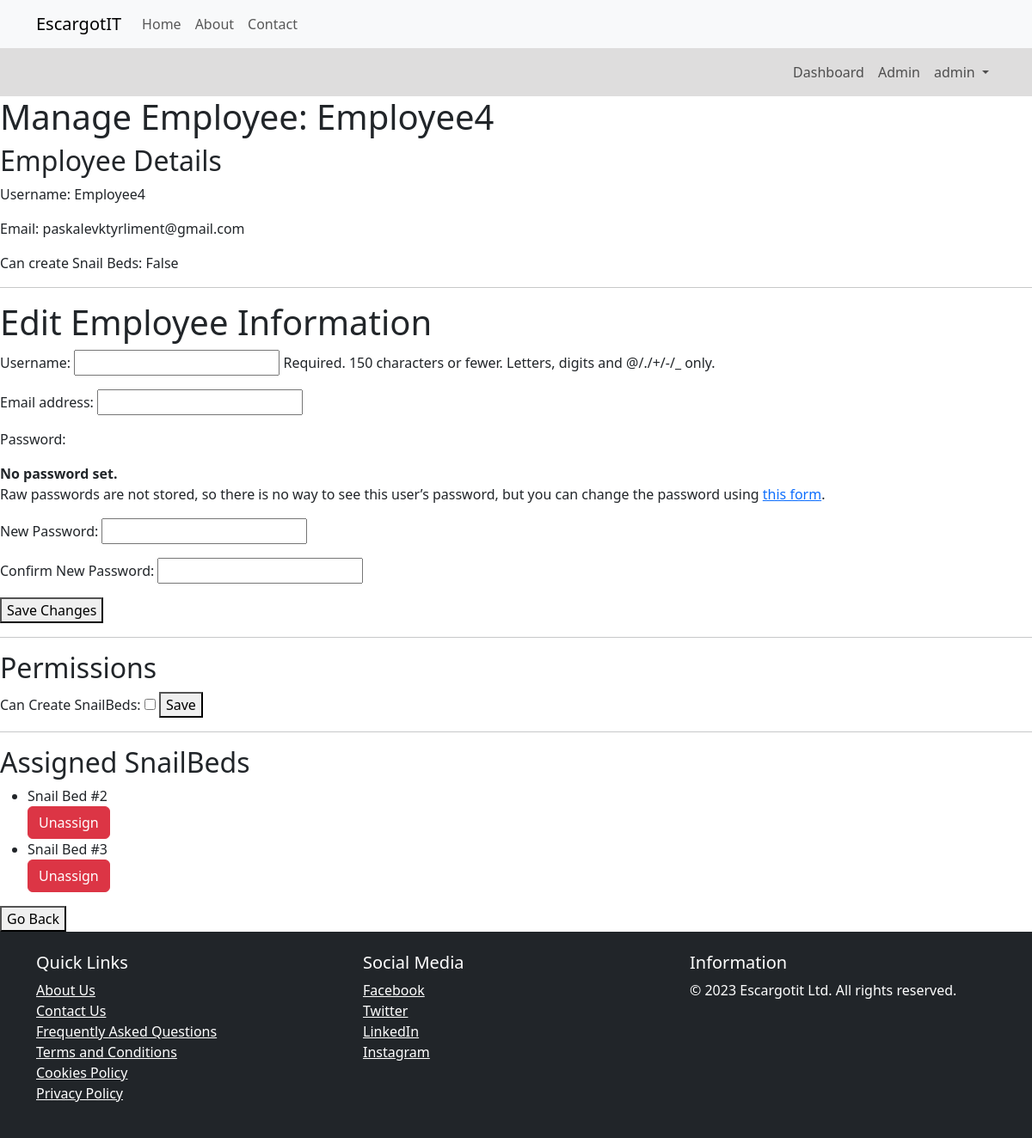
Page /manage_employee/3/ (signed in) on the earlier database version.
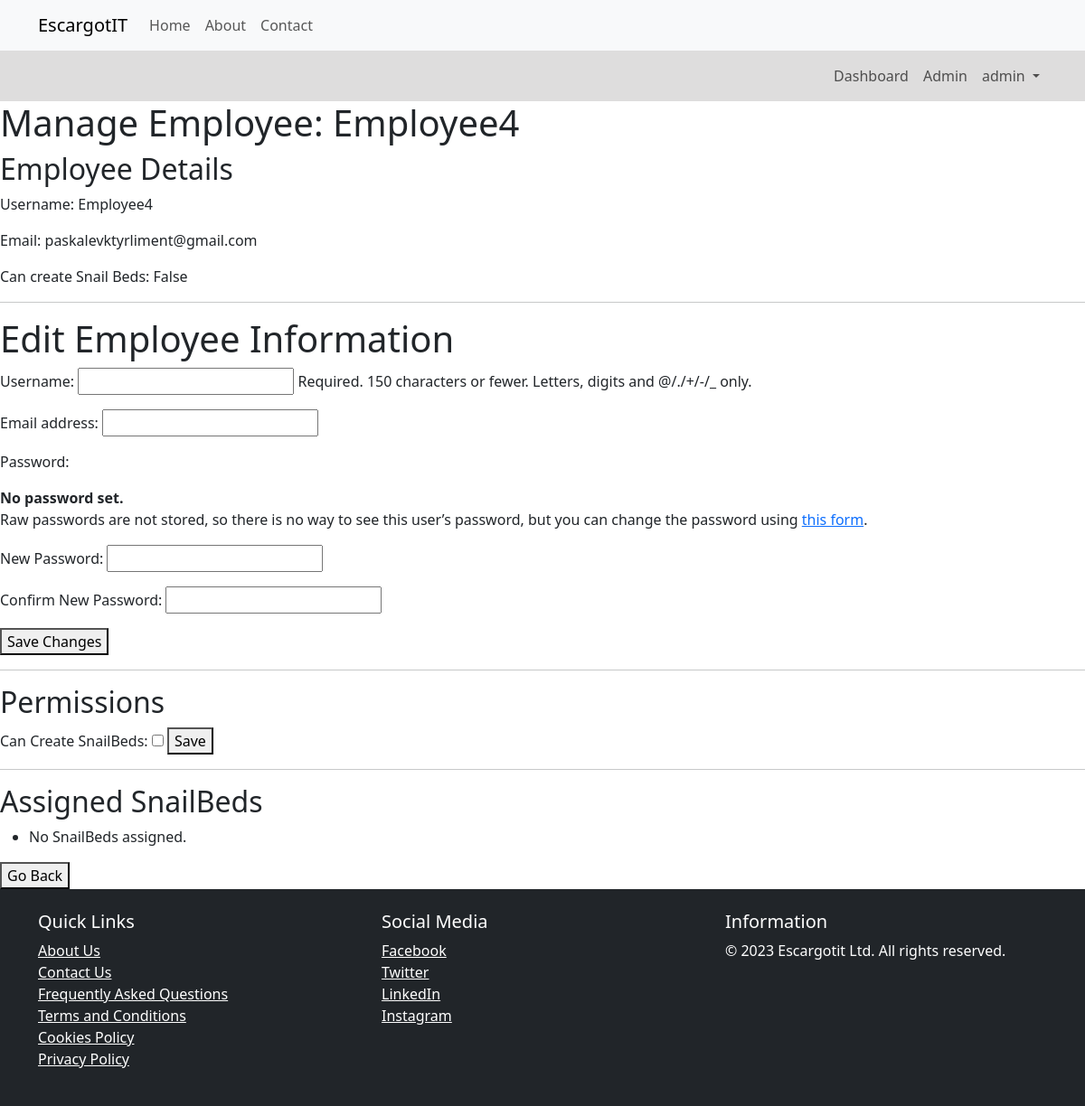
Same page on the later database version.
### core/models.py (models this page shows, shortened)
class SnailBed(models.Model):
    bed_name = models.CharField(max_length=100, unique=False, null=True, blank=True)
    user = models.ForeignKey(AdminUser, on_delete=models.SET_NULL, null=True, blank=True, db_constraint=False)
    employee = models.ForeignKey(EmployeeUser, on_delete=models.SET_NULL, null=True, blank=True, db_constraint=False)
    snail_amount = models.IntegerField(null=True, blank=True)
    hatch_rate = models.ForeignKey('SnailHatchRate', on_delete=models.SET_NULL, null=True, blank=True)
    mortality_rate = models.ForeignKey('SnailMortalityRate', on_delete=models.SET_NULL, null=True, blank=True)
    maturity_rate = models.ForeignKey('TimeTakenToMature', on_delete=models.SET_NULL, null=True, blank=True)

### core/views.py (the view)
# urls.py: path('manage_employee/<int:employee_id>/', views.manage_employee, name='manage_employee'),
@login_required(login_url='login')
def manage_employee(request, employee_id):
    employee = get_object_or_404(EmployeeUser, pk=employee_id)
    snailbeds_assigned = SnailBed.objects.filter(employee=employee)
    if request.method == 'POST':
        form = EmployeeUserForm(request.POST, instance=employee)
        if form.is_valid():
            form.save()
            return redirect('manage_employee', employee_id=employee.id)
        snailbed_id = request.POST.get('snailbed_id')
        if snailbed_id:
            snailbed_to_unassign = get_object_or_404(SnailBed, pk=snailbed_id)
            snailbed_to_unassign.employee = None
            snailbed_to_unassign.save()
        change_form = EmployeeChangeForm(request.POST, instance=employee)
        if change_form.is_valid():
            change_form.save()
            new_password = form.cleaned_data.get('new_password1')
            if new_password:
                employee.set_password(new_password)
                employee.save()
                update_session_auth_hash(request, employee)  # Keep the user logged in
            messages.success(request, 'Employee information updated successfully.')
            return redirect('manage_employee', employee_id=employee.id)
            messages.success(request, 'Employee information updated successfully.')
            return redirect('manage_employee', employee_id=employee.id)
    else:
        form = EmployeeUserForm(instance=employee)
        change_form = EmployeeChangeForm(instance=employee)
    context = {
        'employee': employee,
        'snailbeds_assigned': snailbeds_assigned,
        'form': form,
        'change_form': change_form,
    }
    return render(request, 'manage_employee.html', context)

### core/forms.py (shortened to what this page needs)
class EmployeeUserForm(forms.ModelForm):
    class Meta:
        model = EmployeeUser
        fields = ['can_create_snailbed']

class EmployeeChangeForm(UserChangeForm):
    new_password1 = forms.CharField(label='New Password', widget=forms.PasswordInput, required=False)
    new_password2 = forms.CharField(label='Confirm New Password', widget=forms.PasswordInput, required=False)
    class Meta:
        model = User
        fields = ['username', 'email', 'password']

### templates/manage_employee.html (shortened to what this page needs)
{% extends "base/base.html" %}
{% block content %}
    <h1>Manage Employee: {{ employee.user.username }}</h1>
    <h2>Employee Details</h2>
    <p>Username: {{ employee.user.username }}</p>
    <p>Email: {{ employee.user.email }}</p>
    <p>Can create Snail Beds: {{ employee.can_create_snailbed }}</p>
    <hr>
    <h1>Edit Employee Information</h1>
    <form method="post">
        {{ change_form.as_p }}
        <button type="submit">Save Changes</button>
    </form>
    <hr>
    <h2>Permissions</h2>
    <form method="post">
        <label for="can_create_snailbed">Can Create SnailBeds:</label>
        <input type="checkbox" id="can_create_snailbed" name="can_create_snailbed" {% if employee.can_create_snailbed %}checked{% endif %}>
        <button type="submit">Save</button>
    </form>
    <hr>
    <h2>Assigned SnailBeds</h2>
    <ul>
        {% for snailbed in snailbeds_assigned %}
            <li>
                {{ snailbed.bed_name }}
                <form method="post" class="unassign-form" action="/unassign_employee/{{ snailbed.id }}/">
                    <button type="submit" class="btn btn-danger">Unassign</button>
                </form>
            </li>
        {% empty %}
            <li>No SnailBeds assigned.</li>
        {% endfor %}
    </ul>
    <div class="button-container">
        <button onclick="history.back()">Go Back</button>
    </div>
{% endblock %}

Differences in the rows shown:
removed SnailBed: bed_name "Snail Bed #2"
no longer on this page (row edited): SnailBed: bed_name "Snail Bed #3"
Other differences:
text now shown: "No SnailBeds assigned."
